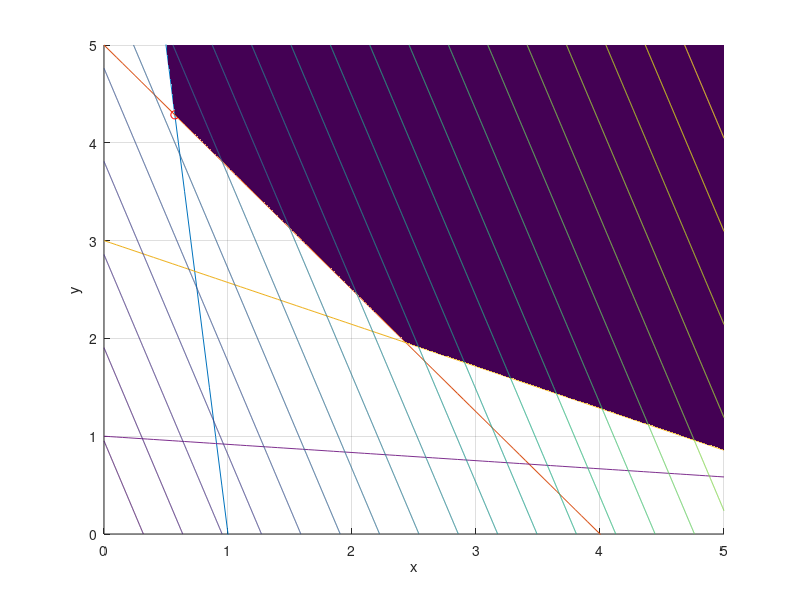

MATLAB code for this plot:
clc
clear all
pkg load optim

# X = [x, y]
f = [6; 2];

# A*X <= b
A = [10, 1;
     5, 4;
     3, 7;
     1, 12;];
b = [10;
     20;
     21;
     12];

# Aeq*X = beq
Aeq = zeros(1,2);
beq = 0;

[x_star, fval] = linprog(f, -A, -b, Aeq, beq, lb=zeros(2,1), ub=100*ones(2,1))


# meshplot
x = 0:0.005:5; % Define x-range
y = 0:0.005:5; % Define y-range
[xx, yy] = meshgrid(x, y); % Create a grid of points

% Inequalities
mask1 = (10*xx + yy >= 10);
mask2 = (5*xx + 4*yy >= 20);
mask3 = (3*xx + 7*yy >= 21);
mask4 = (xx + 12*yy >= 12);
combined_mask = mask1 & mask2 & mask3 & mask4;

z_values_combined = zeros(size(xx));
z_values_combined(~combined_mask) = NaN;


xgrid = 0:0.05:5;
# linear
hold on
plot(xgrid, 10-10*xgrid)
plot(xgrid, 20/4-5/4*xgrid)
plot(xgrid, 3-3/7*xgrid)
plot(xgrid, 1-1/12*xgrid)
plot(x_star(1), x_star(2), 'ro')
xlabel('x');
ylabel('y');
grid on

# espaço de soluções
pcolor(xx, yy, z_values_combined);
shading flat;

xlim([0, 5])
ylim([0, 5])
zz = 6.*xx + 2.*yy;
contour(xx, yy, zz, 20)
hold off
